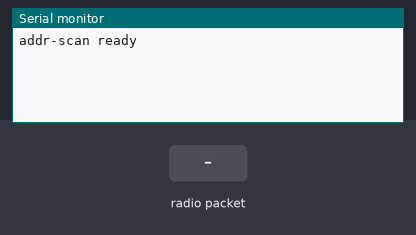
Recording of a sketch running on a simulated Arduino Uno, built with avr-gcc and run on an emulated ATmega328P. Shown: the last lines printed to the serial monitor. Inputs (shaded band) come from the test bench. No radio packets arrive unless stated.

Above: at 1.2 s.
1.3 s: radio packet "1" arrives
At 1.8 s:
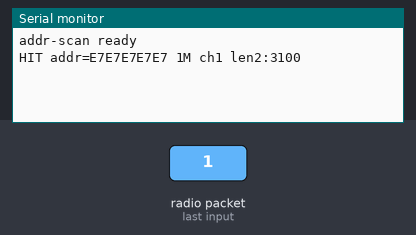
2.8 s: radio packet "0" arrives
At 4.0 s:
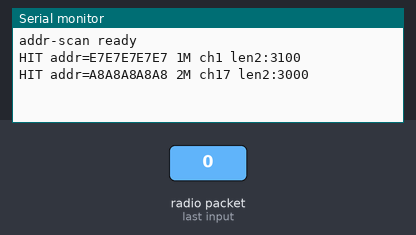
4.3 s: radio packet "2" arrives
At 5.3 s:
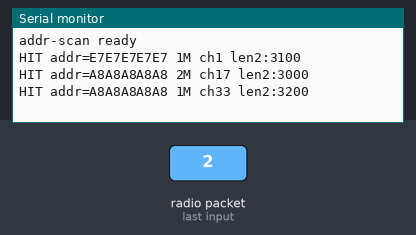
5.8 s: radio packet "1" arrives
At 6.4 s:
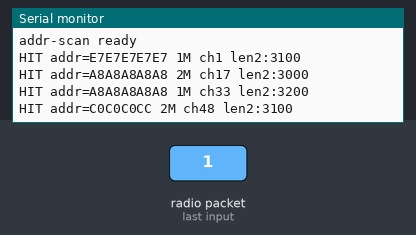

The sketch:

nrf24_addr.ino
```cpp
// Try common ESB/Gazell addresses with CRC16 ON. Valid CRC = real packet = address found.
// CE=9 CSN=10 SCK=13 MOSI=11 MISO=12, SPI 4MHz.
#include <SPI.h>
#include <RF24.h>
RF24 radio(9, 10, 4000000);

// Candidate 5-byte addresses (LSB-first as RF24 wants). Add more freely.
const uint64_t ADDRS[] = {
  0xE7E7E7E7E7ULL, 0xA8A8A8A8A8ULL, 0x0C0C0C0C0CULL,
  0x7E7E7E7E7EULL, 0x1A1A1A1A1AULL, 0xC2C2C2C2C2ULL,
  0xE7E7E7E7E7ULL
};
const uint8_t NA = sizeof(ADDRS)/sizeof(ADDRS[0]);
const rf24_datarate_e RATES[] = {RF24_2MBPS, RF24_1MBPS};
const char* RN[] = {"2M","1M"};

void setup(){
  Serial.begin(115200);
  if(!radio.begin()){ Serial.println("radio not found"); while(1);}
  radio.setAutoAck(false);
  radio.enableDynamicPayloads();
  radio.setCRCLength(RF24_CRC_16);
  radio.setAddressWidth(5);
  radio.setPALevel(RF24_PA_MIN);
  Serial.println("addr-scan ready");
}

void loop(){
  for(uint8_t a=0;a<NA;a++){
    for(uint8_t r=0;r<2;r++){
      radio.setDataRate(RATES[r]);
      radio.openReadingPipe(1, ADDRS[a]);
      for(uint8_t ch=0; ch<=83; ch++){
        radio.setChannel(ch);
        radio.startListening();
        uint32_t t=millis();
        while(millis()-t<15){
          if(radio.available()){
            uint8_t len=radio.getDynamicPayloadSize();
            uint8_t buf[32];
            if(len>32) len=32;
            radio.read(buf,len);
            Serial.print("HIT addr="); Serial.print((uint32_t)(ADDRS[a]>>8),HEX);
            Serial.print((uint32_t)(ADDRS[a]&0xFF),HEX);
            Serial.print(' '); Serial.print(RN[r]); Serial.print(" ch"); Serial.print(ch);
            Serial.print(" len"); Serial.print(len); Serial.print(':');
            for(uint8_t i=0;i<len;i++){ if(buf[i]<16)Serial.print('0'); Serial.print(buf[i],HEX);}
            Serial.println();
          }
        }
        radio.stopListening();
      }
    }
  }
}
```

Measured:
- after the input at 1.3 s, the serial monitor: prints a new line at once (image 1)
- after the input at 2.8 s, the serial monitor: prints a new line at once (image 2)
- after the input at 4.3 s, the serial monitor: prints a new line at once (image 3)
- after the input at 5.8 s, the serial monitor: prints a new line at once (image 4)
